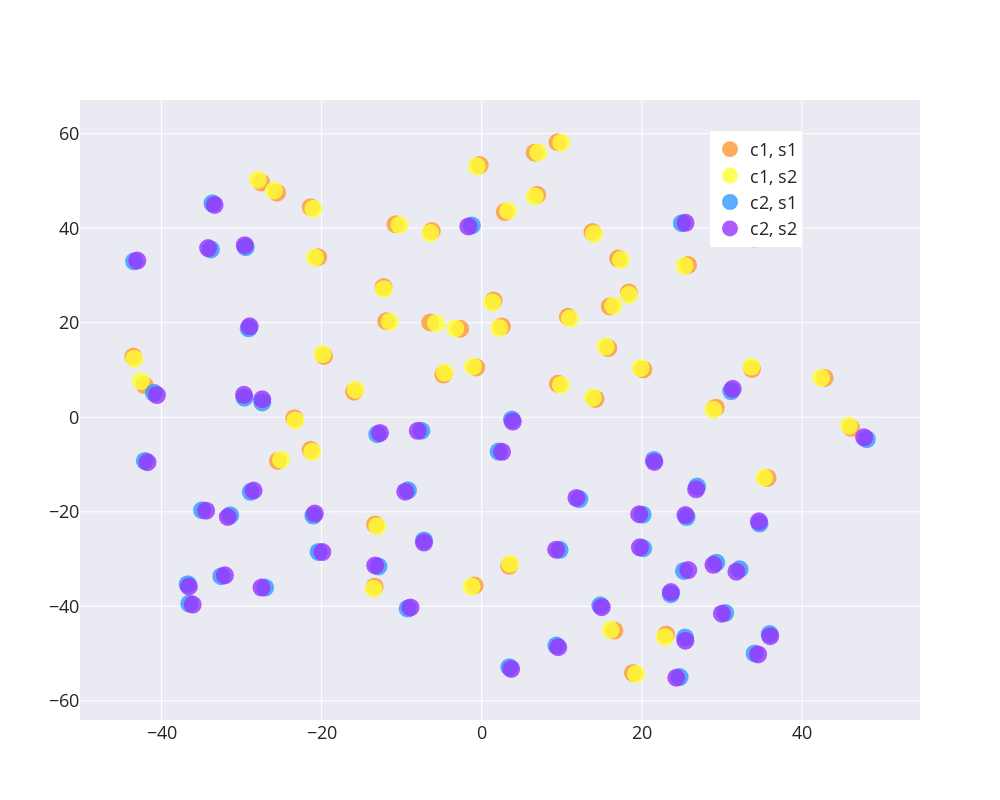

The code cell stored with this chart in its notebook:
### Code cell
fig = go.Figure()

# specify color for each label (similar color for same class)
label2color = {
    'c1': {
        's1': 'rgb(255, 153, 51)',
        's2': 'rgb(255, 255, 51)',
    }, 
    'c2': {
        's1': 'rgb(51, 153, 255)',
        's2': 'rgb(153, 51, 255)',
    },
}

for c in ['c1', 'c2']:
    for s in ['s1', 's2']:
        color = label2color[c][s]

        fig.add_trace(
            go.Scatter(
                mode='markers',
                x=emb['ourv2'][c][s]['tsne'][:,0],
                y=emb['ourv2'][c][s]['tsne'][:,1],
                opacity=0.8,
                marker=dict(
                    color=color,
                    size=18,
                ),
                name=f"{c}, {s}"
            )
        )
        
        
    

fig.update_layout(
    autosize=False,
    width=1000,
    height=800,
    template="seaborn",
    font=dict(
        size=18,
    ),
    #title=dict(
    #    text="test",
    #    font=dict(
    #        color="blue",
    #    ),
    #    x=0.5,
    #),
    legend=dict(
        x=.75,
        y=.95,
        traceorder="normal",
    ),
    #xaxis_title="embedding dim 1",
    #yaxis_title="embedding dim 2",
)

fig.show()
